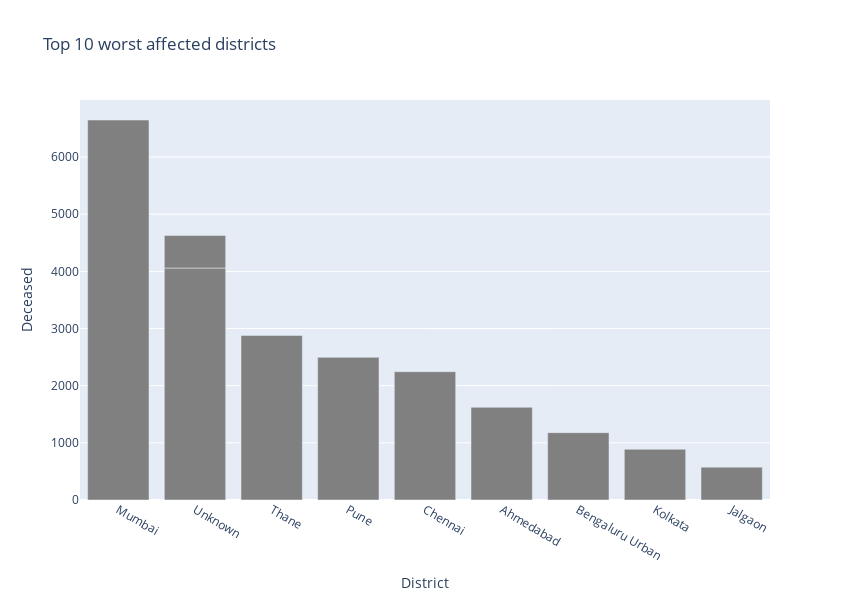

The notebook cell this image was saved under:
### Code cell
px.bar(
    districts_death.head(10),
    x = "District",
    y = "Deceased",
    title = "Top 10 worst affected districts", # the axis names
    color_discrete_sequence = ["gray"], 
    height = 600,
    width = 850
)

### Figure 1 — Plotly figure (JSON) as saved in the notebook; plotly's stock layout.template omitted (floating-point values rounded to 4 significant figures)
{"data": [{"alignmentgroup": "True", "hovertemplate": "District=%{x}<br>Deceased=%{y}<extra></extra>", "legendgroup": "", "marker": {"color": "gray"}, "name": "", "offsetgroup": "", "orientation": "v", "showlegend": false, "textposition": "auto", "type": "bar", "x": ["Mumbai", "Unknown", "Thane", "Pune", "Chennai", "Ahmedabad", "Bengaluru Urban", "Kolkata", "Jalgaon", "Unknown"], "xaxis": "x", "y": [6648, 4058, 2879, 2496, 2245, 1622, 1178, 887, 575, 571], "yaxis": "y"}], "layout": {"barmode": "relative", "height": 600, "legend": {"tracegroupgap": 0}, "title": {"text": "Top 10 worst affected districts"}, "width": 850, "xaxis": {"anchor": "y", "domain": [0, 1], "title": {"text": "District"}}, "yaxis": {"anchor": "x", "domain": [0, 1], "title": {"text": "Deceased"}}}}
